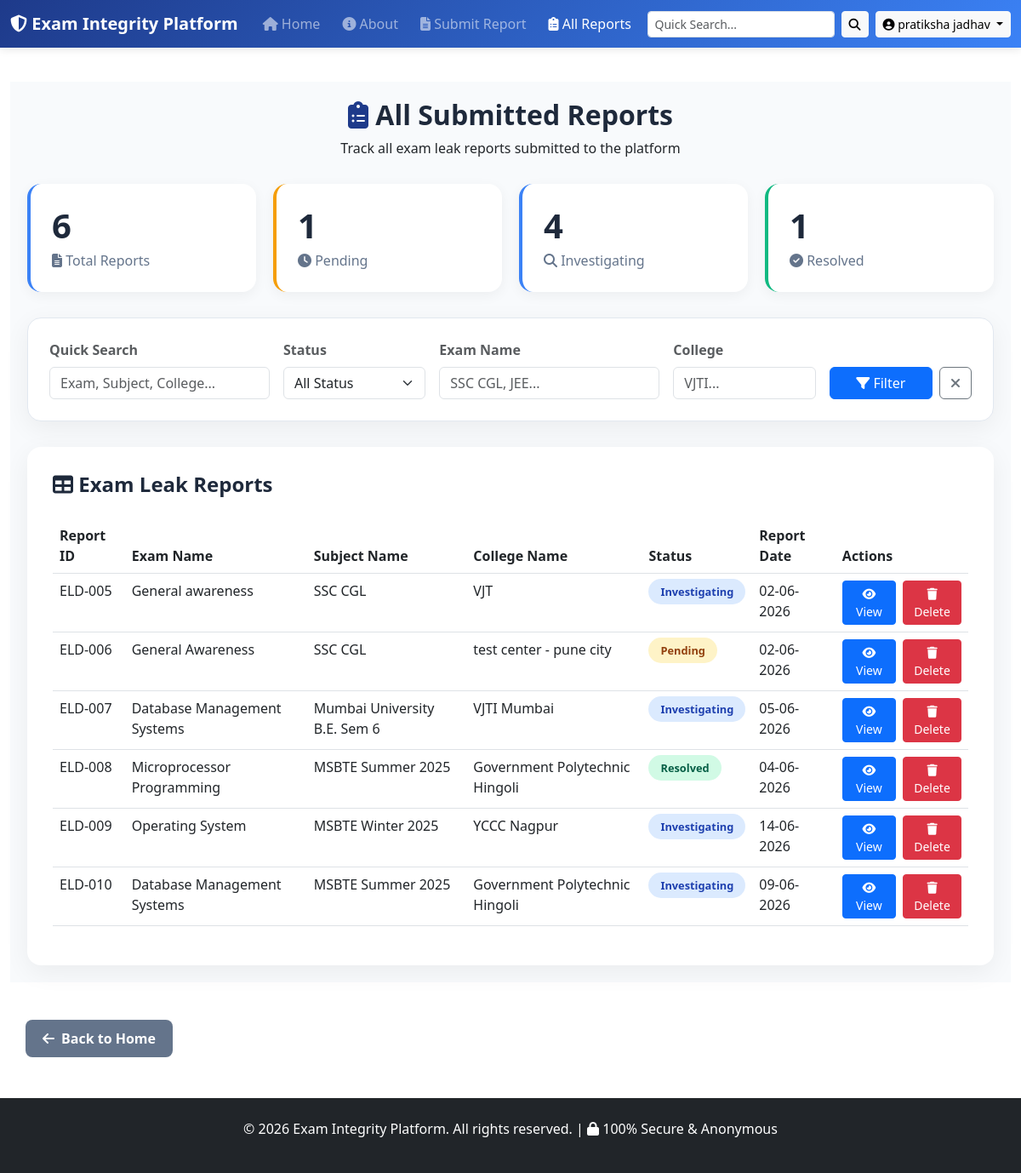
Page /report (signed in) on the committed database.
### tables this page shows
CREATE TABLE users (
                    id INTEGER PRIMARY KEY AUTOINCREMENT,
                    username TEXT UNIQUE NOT NULL,
                    password TEXT NOT NULL,
                    created_at TIMESTAMP DEFAULT CURRENT_TIMESTAMP
                , role TEXT default 'student');

CREATE TABLE entries (
            id INTEGER PRIMARY KEY AUTOINCREMENT,
            exam_name TEXT NOT NULL,
            subject_name TEXT NOT NULL,
            college_name TEXT NOT NULL,
            status TEXT NOT NULL,
            report_date TEXT NOT NULL,
            description TEXT NOT NULL,
            created_at TIMESTAMP DEFAULT CURRENT_TIMESTAMP
        , user_id INTEGER, is_dummy INTEGER DEFAULT 0);

### app.py (the view, shortened to what this page needs)
@app.route('/report')
@login_required
def report_list():
    search = request.args.get('search', '').strip()
    sort_by = request.args.get('sort', 'id')
    order = request.args.get('order', 'asc')
    status_filter = request.args.get('status', '').strip()
    exam_filter = request.args.get('exam', '').strip()
    college_filter = request.args.get('college', '').strip()
    all_reports = []
    conn = get_db()
    conn.row_factory = sqlite3.Row
    base_query = 'SELECT * FROM entries WHERE 1=1'
    params = []
    count_query = base_query.replace('SELECT *', 'SELECT COUNT(*)')
    db_count = conn.execute(count_query, params).fetchone()[0]
    valid_sorts = ['id', 'exam_name', 'subject_name', 'college_name', 'status', 'report_date']
    sort_column = 'id' if sort_by == 'display_id' else sort_by
    if sort_column not in valid_sorts:
        sort_column = 'id'
    sort_order = 'DESC' if order == 'desc' else 'ASC'
    if search:
        base_query += ' AND (exam_name LIKE? OR subject_name LIKE? OR college_name LIKE? OR status LIKE? OR description LIKE?)'
        search_term = f'%{search}%'
        params.extend([search_term] * 5)
    if status_filter:
        base_query += ' AND status =?'
        params.append(status_filter)
    if exam_filter:
        base_query += ' AND exam_name =?'
        params.append(exam_filter)
    if college_filter:
        base_query += ' AND college_name =?'
        params.append(college_filter)
    base_query += f' ORDER BY {sort_column} {sort_order}'
    db_reports = conn.execute(base_query, params).fetchall()
    conn.close() # Shevti ekdach close kar
    for row in db_reports:
        report_dict = dict(row)
        report_dict['display_id'] = f"ELD-{report_dict['id']:03d}"
        report_dict['is_dummy'] = False
        report_dict['view_url'] = url_for('view_report', id=report_dict['id'])
        report_dict['delete_url'] = url_for('delete_report', id=report_dict['id'])
        if report_dict['report_date']:
            try:
                date_obj = datetime.strptime(report_dict['report_date'], '%Y-%m-%d')
                report_dict['report_date'] = date_obj.strftime('%d-%m-%Y')
            except:
                pass
        all_reports.append(report_dict)
    return render_template("reports.html",
                         reports=all_reports,
                         search=search,
                         sort_by=sort_by,
                         order=order)

### app.py (called while the page is built)
@login_manager.user_loader
def load_user(user_id):
    conn = get_db()
    user_row = conn.execute('SELECT * FROM users WHERE id =?', (user_id,)).fetchone()
    conn.close()
    if user_row:
        user = dict(user_row) # FIX #1: user_id nahi, user ahe
        return User(id=user['id'], username=user['username'], role=user.get('role', 'student'))
    return None

### database.py (called while the page is built)
def get_db():
    conn = sqlite3.connect('myproject.db')
    conn.row_factory = sqlite3.Row
    return conn

### templates/reports.html (shortened to what this page needs)
{% extends "base.html" %}
{% block content %}
<link href="https://cdn.jsdelivr.net/npm/bootstrap@5.3.0/dist/css/bootstrap.min.css" rel="stylesheet">
<link rel="stylesheet" href="https://cdnjs.cloudflare.com/ajax/libs/font-awesome/6.4.0/css/all.min.css">
<div class="reports-wrapper">
    <div class="reports-header">
        <h2><i class="fas fa-clipboard-list" style="color:#1e3a8a;"></i> All Submitted Reports</h2>
        <p>Track all exam leak reports submitted to the platform</p>
    </div>
    <div class="stats-row">
        <div class="stat-box">
            <h4>{{ reports|length }}</h4>
            <p><i class="fas fa-file-alt"></i> Total Reports</p>
        </div>
        <div class="stat-box" style="border-left-color: #f59e0b;">
            <h4>{{ reports|selectattr('status', 'equalto', 'Pending')|list|length }}</h4>
            <p><i class="fas fa-clock"></i> Pending</p>
        </div>
        <div class="stat-box" style="border-left-color: #3b82f6;">
            <h4>{{ reports|selectattr('status', 'equalto', 'Investigating')|list|length }}</h4>
            <p><i class="fas fa-search"></i> Investigating</p>
        </div>
        <div class="stat-box" style="border-left-color: #10b981;">
            <h4>{{ reports|selectattr('status', 'in', ['Resolved', 'Solved'])|list|length }}</h4>
            <p><i class="fas fa-check-circle"></i> Resolved</p>
        </div>
    </div>
    <div class="search-box">
        <form method="GET" action="{{ url_for('report_list') }}" class="row g-3">
            <div class="col-md-3">
                <label class="form-label fw-bold text-muted">Quick Search</label>
                <input type="text" name="search" class="form-control" placeholder="Exam, Subject, College..." value="{{ search or '' }}">
            </div>
            <div class="col-md-2">
                <label class="form-label fw-bold text-muted">Status</label>
                <select name="status" class="form-select">
                    <option value="">All Status</option>
                </select>
            </div>
            <div class="col-md-3">
                <label class="form-label fw-bold text-muted">Exam Name</label>
                <input type="text" name="exam" class="form-control" placeholder="SSC CGL, JEE..." value="{{ exam_filter or '' }}">
            </div>
            <div class="col-md-2">
                <label class="form-label fw-bold text-muted">College</label>
                <input type="text" name="college" class="form-control" placeholder="VJTI..." value="{{ college_filter or '' }}">
            </div>
            <div class="col-md-2 d-flex align-items-end gap-2">
                <button type="submit" class="btn btn-primary w-100">
                    <i class="fas fa-filter"></i> Filter
                </button>
                <a href="{{ url_for('report_list') }}" class="btn btn-outline-secondary" title="Clear">
                    <i class="fas fa-times"></i>
                </a>
            </div>
        </form>
    </div>
    <div class="table-card">
        <h4 style="margin-bottom: 25px; color: #1e293b; font-weight: 700;">
            <i class="fas fa-table"></i> Exam Leak Reports
        </h4>
        {% if reports %}
        <div class="table-responsive">
            <table class="table table-hover">
                <thead>
                    <tr>
                        <th>Report ID</th>
                        <th>Exam Name</th>
                        <th>Subject Name</th>
                        <th>College Name</th>
                        <th>Status</th>
                        <th>Report Date</th>
                        <th>Actions</th>
                    </tr>
                </thead>
                <tbody>
                    {% for report in reports %}
                    <tr>
                        <td><span class="report-id">{{ report.display_id }}</span></td>
                        <td>{{ report['subject_name'] }}</td>
                        <td>{{ report['exam_name'] }}</td>
                        <td>{{ report['college_name'] }}</td>
                        <td><span class="status-badge status-{{ report['status'] }}">{{ report['status'] }}</span></td>
                        <td>{{ report['report_date'] }}</td>
                        <td>
                            <div style="display: flex; gap: 8px;">
                                <a href="{{ report.view_url }}" class="btn btn-primary btn-sm">
                                    <i class="fas fa-eye"></i> View
                                </a>
                                {% if not report.is_dummy and report.delete_url %}
                                <form action="{{ report.delete_url }}" method="POST" style="margin:0;">
                                    <button type="submit" class="btn btn-danger btn-sm" onclick="return confirm('Delete this report?');">
                                        <i class="fas fa-trash"></i> Delete
                                    </button>
                                </form>
                                {% else %}
                                <button class="btn btn-secondary btn-sm" disabled>
                                    <i class="fas fa-trash"></i> Delete
                                </button>
                                {% endif %}
                            </div>
                        </td>
                    </tr>
                    {% endfor %}
                </tbody>
            </table>
        </div>
        {% endif %}
    </div>
</div>
{% endblock %}

### templates/base.html (shortened to what this page needs)
<!DOCTYPE html>
<html lang="en">
<head>
    <link href="https://cdn.jsdelivr.net/npm/bootstrap@5.3.0/dist/css/bootstrap.min.css" rel="stylesheet">
    <link rel="stylesheet" href="https://cdnjs.cloudflare.com/ajax/libs/font-awesome/6.4.0/css/all.min.css">
</head>
<body>
<nav class="navbar navbar-expand-lg navbar-dark" style="background: linear-gradient(135deg, #1e3a8a 0%, #3b82f6 100%);">
    <div class="container-fluid" style="max-width: 1400px;">
        <a class="navbar-brand" href="{{ url_for('home') }}">
            <i class="fas fa-shield-alt"></i> Exam Integrity Platform
        </a>
        <div class="collapse navbar-collapse" id="navbarContent">
            <ul class="navbar-nav me-auto mb-2 mb-lg-0">
                <li class="nav-item">
                    <a class="nav-link {% if request.endpoint == 'home' %}active{% endif %}" href="{{ url_for('home') }}">
                        <i class="fas fa-home"></i> Home
                    </a>
                </li>
                <li class="nav-item">
                    <a class="nav-link {% if request.endpoint == 'about' %}active{% endif %}" href="{{ url_for('about') }}">
                        <i class="fas fa-info-circle"></i> About
                    </a>
                </li>
                {% if current_user.is_authenticated %}
                <li class="nav-item">
                    <a class="nav-link {% if request.endpoint == 'form' %}active{% endif %}" href="{{ url_for('form') }}">
                        <i class="fas fa-file-alt"></i> Submit Report
                    </a>
                </li>
                <li class="nav-item">
                    <a class="nav-link {% if request.endpoint == 'report_list' %}active{% endif %}" href="{{ url_for('report_list') }}">
                        <i class="fas fa-clipboard-list"></i> All Reports
                    </a>
                </li>
                {% endif %}
            </ul>
            <div class="d-flex align-items-center gap-2">
                {% if current_user.is_authenticated %}
                <form class="d-flex" action="{{ url_for('report_list') }}" method="GET">
                    <input class="form-control form-control-sm search-input me-2"
                           type="search"
                           name="search"
                           placeholder="Quick Search..."
                           style="min-width: 200px;">
                    <button class="btn btn-light btn-sm" type="submit" title="Search">
                        <i class="fas fa-search"></i>
                    </button>
                </form>
                {% endif %}
                {% if current_user.is_authenticated %}
                    <div class="dropdown">
                        <button class="btn btn-light btn-sm dropdown-toggle" type="button" data-bs-toggle="dropdown">
                            <i class="fas fa-user-circle"></i> {{ current_user.username }}
                        </button>
                    </div>
                {% endif %}
            </div>
        </div>
    </div>
</nav>
<main class="container-fluid py-4" style="max-width: 1400px;">
    {% block content %}{% endblock %}
</main>
<div>
    <a href="{{url_for('home')}}" class="back-btn">
        <i class="fas fa-arrow-left"></i> Back to Home
    </a>
</div>
<footer class="bg-dark text-white text-center py-4 mt-5">
    <div class="container">
        <p class="mb-0">&copy; 2026 Exam Integrity Platform. All rights reserved. | <i class="fas fa-lock"></i> 100% Secure & Anonymous</p>
    </div>
</footer>
</body>
</html>

### templates/base.html (style rules this page uses)
body { font-family: 'Segoe UI', Tahoma, Geneva, Verdana, sans-serif; background: #f8fafc; }
.navbar { box-shadow: 0 2px 10px rgba(0,0,0,0.1); padding: 12px 0; }
.navbar-brand { font-size: 20px; font-weight: 800; }
.nav-link { font-weight: 500; margin: 0 5px; border-radius: 6px; transition: all 0.3s; }
.btn { font-weight: 600; border-radius: 8px; transition: all 0.3s; }
.back-btn { background: #64748b; color:white; padding:10px 20px; border-radius: 8px; text-decoration: none; display:inline-flex; align-items: center; gap:8px; margin-top:20px; margin-left:30px; font-weight:600; transition:all 0.3s; }
.search-input { border-radius: 8px; border: 2px solid rgba(255,255,255,0.3); background: rgba(255,255,255,0.1); color: white; }
.search-input::placeholder { color: rgba(255,255,255,0.7); }

### templates/reports.html (style rules this page uses)
.reports-wrapper { padding: 20px; background: #f8fafc; min-height: 100vh; }
.reports-header { text-align: center; margin-bottom: 30px; }
.reports-header h2 { color: #1e293b; font-weight: 700; }
.stats-row { display: grid; grid-template-columns: repeat(auto-fit, minmax(250px, 1fr)); gap: 20px; margin-bottom: 30px; }
.stat-box { background: white; padding: 25px; border-radius: 16px; border-left: 4px solid #3b82f6; box-shadow: 0 4px 15px rgba(0,0,0,0.05); }
.stat-box h4 { font-size: 2.5rem; font-weight: 700; color: #1e293b; margin: 0; }
.stat-box p { color: #64748b; margin: 5px 0 0 0; font-weight: 500; }
.search-box { background: white; border-radius: 16px; padding: 25px; box-shadow: 0 8px 30px rgba(0,0,0,0.06); border: 1px solid #e2e8f0; margin-bottom: 30px; }
.table-card { background: white; border-radius: 16px; padding: 30px; box-shadow: 0 8px 30px rgba(0,0,0,0.06); }
.status-badge { padding: 6px 14px; border-radius: 20px; font-weight: 600; font-size: 0.8rem; }
.status-Pending { background: #fef3c7; color: #92400e; }
.status-Investigating { background: #dbeafe; color: #1e40af; }
.status-Resolved,.status-Solved { background: #d1fae5; color: #065f46; }

### rows in the picture
users: username "pratiksha jadhav"
entries: display_id "ELD-005", subject_name "General awareness", exam_name "SSC CGL", college_name "VJT", status "Investigating", report_date "02-06-2026"
entries: display_id "ELD-006", subject_name "General Awareness", exam_name "SSC CGL", college_name "test center - pune city", status "Pending", report_date "02-06-2026"
entries: display_id "ELD-007", subject_name "Database Management Systems", exam_name "Mumbai University B.E. Sem 6", college_name "VJTI Mumbai", status "Investigating", report_date "05-06-2026"
entries: display_id "ELD-008", subject_name "Microprocessor Programming", exam_name "MSBTE Summer 2025", college_name "Government Polytechnic Hingoli", status "Resolved", report_date "04-06-2026"
entries: display_id "ELD-009", subject_name "Operating System", exam_name "MSBTE Winter 2025", college_name "YCCC Nagpur", status "Investigating", report_date "14-06-2026"
entries: display_id "ELD-010", subject_name "Database Management Systems", exam_name "MSBTE Summer 2025", college_name "Government Polytechnic Hingoli", status "Investigating", report_date "09-06-2026"

### other values in the picture
{{ reports|length }} "6"
{{ reports|selectattr('status', 'equalto', 'Pending')|list|length }} "1"
{{ reports|selectattr('status', 'equalto', 'Investigating')|list|length }} "4"
{{ reports|selectattr('status', 'in', ['Resolved', 'Solved'])|list|length }} "1"
